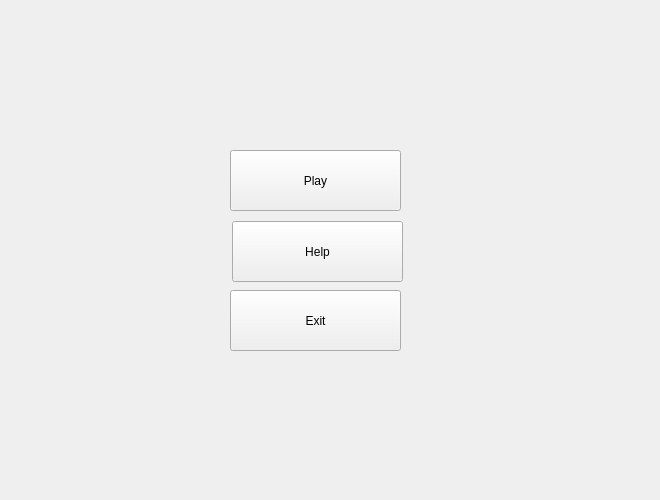
<?xml version="1.0" encoding="UTF-8"?>
<ui version="4.0">
 <class>MainWindow</class>
 <widget class="QMainWindow" name="MainWindow">
  <property name="geometry">
   <rect>
    <x>0</x>
    <y>0</y>
    <width>660</width>
    <height>500</height>
   </rect>
  </property>
  <property name="minimumSize">
   <size>
    <width>660</width>
    <height>500</height>
   </size>
  </property>
  <property name="maximumSize">
   <size>
    <width>660</width>
    <height>500</height>
   </size>
  </property>
  <property name="windowTitle">
   <string>MainWindow</string>
  </property>
  <widget class="QWidget" name="centralWidget">
   <widget class="QPushButton" name="playButton">
    <property name="geometry">
     <rect>
      <x>230</x>
      <y>150</y>
      <width>171</width>
      <height>61</height>
     </rect>
    </property>
    <property name="text">
     <string>Play</string>
    </property>
   </widget>
   <widget class="QPushButton" name="helpButton">
    <property name="geometry">
     <rect>
      <x>232</x>
      <y>221</y>
      <width>171</width>
      <height>61</height>
     </rect>
    </property>
    <property name="text">
     <string>Help</string>
    </property>
   </widget>
   <widget class="QPushButton" name="exitButton">
    <property name="geometry">
     <rect>
      <x>230</x>
      <y>290</y>
      <width>171</width>
      <height>61</height>
     </rect>
    </property>
    <property name="text">
     <string>Exit</string>
    </property>
   </widget>
  </widget>
 </widget>
 <layoutdefault spacing="6" margin="11"/>
 <resources/>
 <connections/>
</ui>
